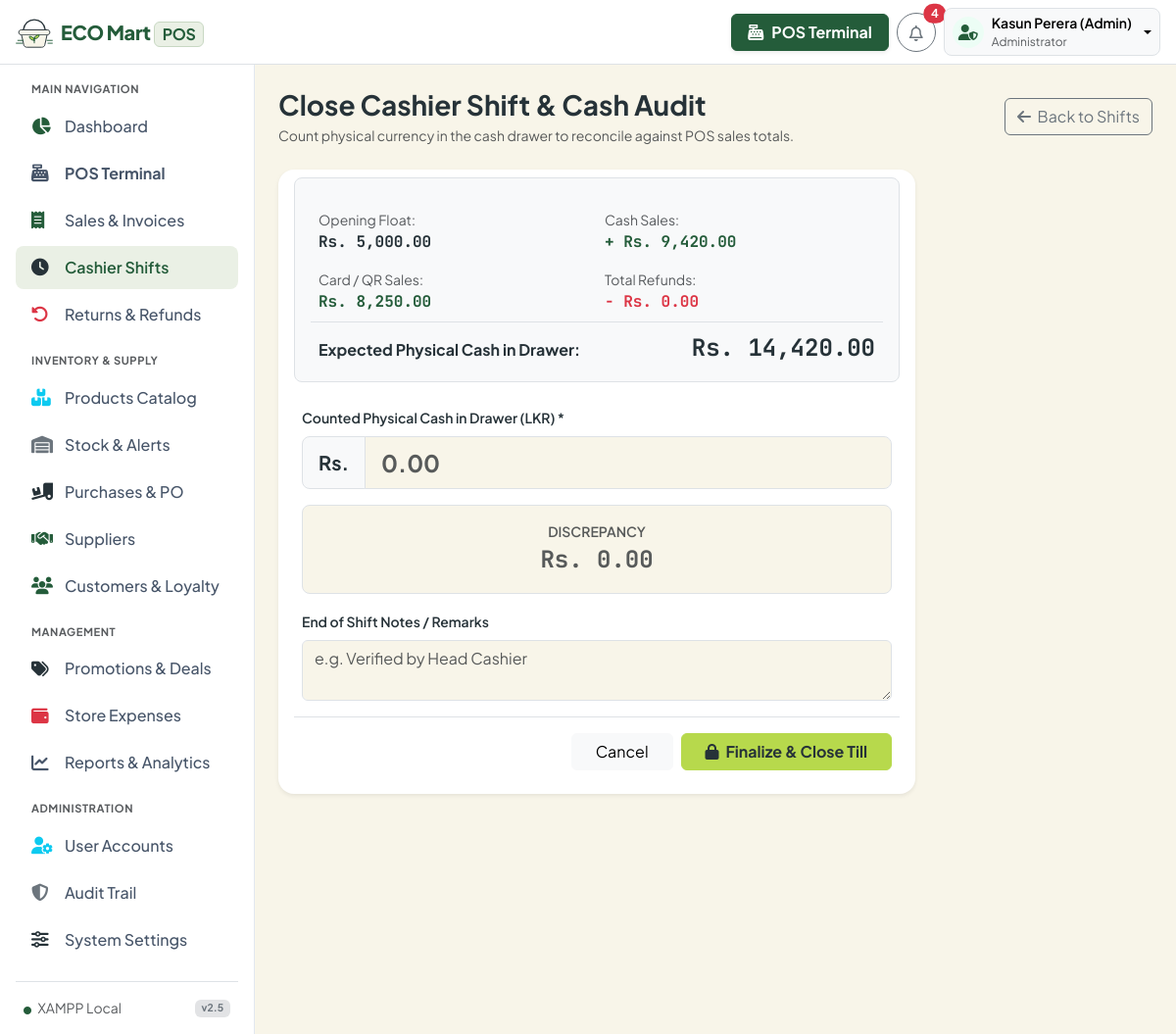
/shifts/close.php?id=2 (signed in), run on the app's committed database.
### tables this page shows
CREATE TABLE `cashier_shifts` (
  `id` int(11) NOT NULL AUTO_INCREMENT,
  `user_id` int(11) NOT NULL,
  `opening_float` decimal(10,2) NOT NULL DEFAULT 5000.00,
  `cash_sales` decimal(10,2) NOT NULL DEFAULT 0.00,
  `card_sales` decimal(10,2) NOT NULL DEFAULT 0.00,
  `online_sales` decimal(10,2) NOT NULL DEFAULT 0.00,
  `refunds_total` decimal(10,2) NOT NULL DEFAULT 0.00,
  `expected_cash` decimal(10,2) NOT NULL DEFAULT 5000.00,
  `closing_cash` decimal(10,2) DEFAULT NULL,
  `discrepancy` decimal(10,2) DEFAULT 0.00,
  `opened_at` datetime NOT NULL,
  `closed_at` datetime DEFAULT NULL,
  `status` enum('open','closed') DEFAULT 'open',
  `notes` text DEFAULT NULL,
  PRIMARY KEY (`id`),
  KEY `user_id` (`user_id`),
  CONSTRAINT `fk_shifts_user` FOREIGN KEY (`user_id`) REFERENCES `users` (`id`) ON DELETE CASCADE
);

### config/database.php (called while the page is built, shortened)
<?php
function formatCurrency(float $amount): string {
    return 'Rs. ' . number_format($amount, 2);
}

### shifts/close.php (the view, shortened to what this page needs)
<?php
require_once __DIR__ . '/../includes/header.php';
require_once __DIR__ . '/../includes/navbar.php';
$db = Database::getConnection();
$shiftId = (int)($_GET['id'] ?? 0);
$stmt = $db->prepare("SELECT cs.*, u.name as cashier_name FROM cashier_shifts cs JOIN users u ON cs.user_id = u.id WHERE cs.id = ?");
$stmt->execute([$shiftId]);
$shift = $stmt->fetch();
?>
<div class="d-flex">
    <?php require_once __DIR__ . '/../includes/sidebar.php'; ?>
    <div class="flex-grow-1 p-4" style="background: #f8fafc; min-height: calc(100vh - 65px);">
        <div class="d-flex justify-content-between align-items-center mb-4">
            <div>
                <h3 class="fw-bold text-dark mb-1">Close Cashier Shift & Cash Audit</h3>
                <p class="text-muted small m-0">Count physical currency in the cash drawer to reconcile against POS sales totals.</p>
            </div>
            <a href="<?= BASE_URL ?>shifts/index.php" class="btn btn-outline-secondary">
                <i class="fa-solid fa-arrow-left me-1"></i> Back to Shifts
            </a>
        </div>
        <div class="card border-0 shadow-sm rounded-4 p-4 bg-white" style="max-width: 650px;">
            <div class="row g-3 mb-4 p-3 bg-light rounded-3 border">
                <div class="col-6">
                    <div class="small text-muted">Opening Float:</div>
                    <div class="fw-bold currency-font"><?= formatCurrency((float)$shift['opening_float']) ?></div>
                </div>
                <div class="col-6">
                    <div class="small text-muted">Cash Sales:</div>
                    <div class="fw-bold text-success currency-font">+ <?= formatCurrency((float)$shift['cash_sales']) ?></div>
                </div>
                <div class="col-6">
                    <div class="small text-muted">Card / QR Sales:</div>
                    <div class="fw-bold text-primary currency-font"><?= formatCurrency((float)$shift['card_sales'] + (float)$shift['online_sales']) ?></div>
                </div>
                <div class="col-6">
                    <div class="small text-muted">Total Refunds:</div>
                    <div class="fw-bold text-danger currency-font">- <?= formatCurrency((float)$shift['refunds_total']) ?></div>
                </div>
                <div class="col-12 border-top pt-2 mt-2 d-flex justify-content-between align-items-baseline">
                    <span class="fw-bold">Expected Physical Cash in Drawer:</span>
                    <span class="fs-4 fw-bold text-dark currency-font" id="expectedCashVal"><?= formatCurrency((float)$shift['expected_cash']) ?></span>
                </div>
            </div>
            <form method="POST" action="close.php?id=<?= $shiftId ?>" class="row g-3">
                <div class="col-12">
                    <label class="form-label fw-semibold small">Counted Physical Cash in Drawer (LKR) *</label>
                    <div class="input-group input-group-lg">
                        <span class="input-group-text fw-bold">Rs.</span>
                        <input type="number" step="0.01" name="closing_cash" id="countedCashInput" class="form-control fw-bold fs-4" placeholder="0.00" oninput="calcDiscrepancy()" required>
                    </div>
                </div>
                <div class="col-12">
                    <div class="p-3 rounded-3 border text-center" id="discBox" style="background:#f8fafc;">
                        <div class="small text-muted text-uppercase fw-semibold">Discrepancy</div>
                        <div class="fs-4 fw-bold currency-font text-muted" id="discText">Rs. 0.00</div>
                    </div>
                </div>
                <div class="col-12">
                    <label class="form-label fw-semibold small">End of Shift Notes / Remarks</label>
                    <textarea name="notes" class="form-control" rows="2" placeholder="e.g. Verified by Head Cashier"></textarea>
                </div>
                <div class="col-12 pt-3 border-top d-flex justify-content-end gap-2">
                    <a href="<?= BASE_URL ?>shifts/index.php" class="btn btn-light px-4">Cancel</a>
                    <button type="submit" class="btn btn-warning fw-bold px-4"><i class="fa-solid fa-lock me-1"></i> Finalize & Close Till</button>
                </div>
            </form>
        </div>
    </div>
</div>
<?php require_once __DIR__ . '/../includes/footer.php'; ?>

### includes/header.php (style rules this page uses)
:root { --eco-primary: #245C3A; --eco-cream: #F8F5E9; --eco-accent: #B7D94C; --eco-text: #263238; --primary-emerald: var(--eco-primary); --primary-emerald-dark: #19452B; --primary-emerald-light: #EAF0E5; --pos-bg: var(--eco-cream); --bs-success: var(--eco-primary); --bs-success-rgb: 36, 92, 58; --bs-primary: var(--eco-primary); --bs-primary-rgb: 36, 92, 58; --bs-warning: var(--eco-accent); --bs-warning-rgb: 183, 217, 76; --bs-body-color: var(--eco-text); --bs-body-bg: var(--eco-cream); --bs-link-color: var(--eco-primary); --bs-link-hover-color: #19452B; --font-main: 'Plus Jakarta Sans', system-ui, -apple-system, sans-serif; --font-mono: 'JetBrains Mono', monospace; }
body { font-family: var(--font-main); background-color: var(--eco-cream); color: var(--eco-text); }
[style*="#f8fafc"], [style*="#f1f5f9"] { background-color: var(--eco-cream) !important; }
.text-success, .navbar-brand { color: var(--eco-primary) !important; }
.text-dark { color: var(--eco-text) !important; }
.btn-warning, .bg-warning { background-color: var(--eco-accent) !important; border-color: var(--eco-accent) !important; color: var(--eco-text) !important; }
.currency-font { font-family: var(--font-mono); font-weight: 700; }

### data on the page
cashier_shifts: opening_float "Rs. 5,000.00", cash_sales "Rs. 9,420.00", formatCurrency((float)$shift['card_sales'] + (float)$shift['online_sales']) "Rs. 8,250.00", refunds_total "Rs. 0.00", expected_cash "Rs. 14,420.00"

### other printed values
$unreadNotifs "4"
$currentUser "Kasun Perera (Admin)"
$currentRole "Administrator"
